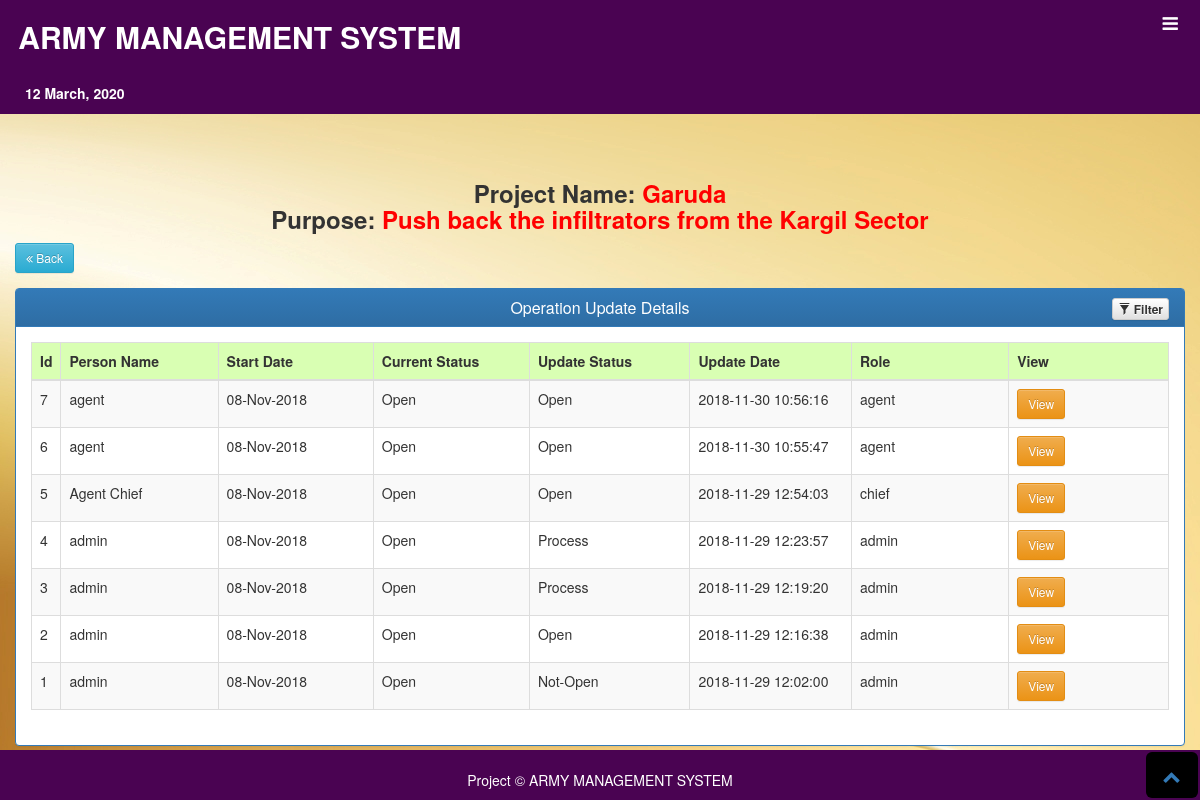
Screenshot of /viewoperations2.php?id=1 (signed in) with the database file from the repository.
### tables this page shows
CREATE TABLE `operation` (
  `id` int(11) NOT NULL,
  `operationname` varchar(100) NOT NULL,
  `operationpurpose` varchar(100) NOT NULL,
  `teamid` varchar(50) NOT NULL,
  `startdate` varchar(50) NOT NULL,
  `countryid` int(11) NOT NULL,
  `stateid` int(11) NOT NULL,
  `operationdesc` longtext NOT NULL,
  `status` varchar(50) NOT NULL,
  `operationassigndate` datetime NOT NULL
);

CREATE TABLE `operationupdates` (
  `id` int(11) NOT NULL,
  `operationid` int(11) NOT NULL,
  `startdate` varchar(50) NOT NULL,
  `teamid` int(11) NOT NULL,
  `status` varchar(50) NOT NULL,
  `updatedate` datetime NOT NULL,
  `updatemail` varchar(80) NOT NULL,
  `operationupdatedesc` longtext NOT NULL
);

CREATE TABLE `register` (
  `id` int(11) NOT NULL,
  `fullname` varchar(80) NOT NULL,
  `gender` varchar(10) NOT NULL,
  `emailid` varchar(80) NOT NULL,
  `password` varchar(50) NOT NULL,
  `mobile` varchar(12) NOT NULL,
  `image` varchar(100) NOT NULL,
  `dob` varchar(50) NOT NULL,
  `address` varchar(250) NOT NULL,
  `city` varchar(50) NOT NULL,
  `state` varchar(50) NOT NULL,
  `country` varchar(50) NOT NULL,
  `postal` varchar(10) NOT NULL,
  `role` varchar(30) NOT NULL,
  `regdate` varchar(50) NOT NULL
);

### viewoperations2.php (the view, shortened to what this page needs)
<!DOCTYPE html>
<html>
<head>
<link rel="stylesheet" type="text/css" href="css/bootstrap.css" />
<link rel="stylesheet" type="text/css" href="css/font-awesome.css"/>
<link rel="stylesheet" type="text/css" href="css/bootstrap-theme.css"/>
<link rel="stylesheet" type="text/css" href="css/bootstrap-theme.css"/>
<link rel="stylesheet" type="text/css" href="css/jquery-ui.css"/>
<link rel="stylesheet" type="text/css" href="css/style/style1.css"/>
</head>
<?php include "adminmenu.php"; ?>
<?php include "connection.php"; ?>
<body>
<div class="container-fluid">
<div class="row">
<div class="col-xs-12 col-sm-12">
<br><br><br><br><br><br><br><br>
 <div id="viewoperation">
<?php
$id=$_GET['id'];
$sql1=mysqli_query($db,"SELECT * FROM operation WHERE id='$id' ");
while ($row1=mysqli_fetch_array($sql1)) {
$oname=$row1['operationname'];
$opurpose=$row1['operationpurpose'];
}
?>
<center>
<h3><strong>Project Name:</strong><strong style="color:red"> <?php echo $oname; ?></strong><br>
    <strong>Purpose:</strong><strong style="color:red"> <?php echo $opurpose; ?></strong>
</h3>
</center>
<div id="row">
<a href="operation.php" class="btn btn-info btn-sm"><i class="fa fa-angle-double-left"></i> Back</a>
        <div class="table-responsive">
        <div class="panel panel-primary filterable">
                <div class="panel-heading"><center><h3 class="panel-title">Operation Update Details</h3></center>
                 <div class="pull-right">
                    <button class="btn btn-default btn-xs btn-filter"><strong><span class="glyphicon glyphicon-filter"></span> Filter</strong></button>
                </div>
                </div>
                <div class="panel-body filtertable">
          <table class="table table-striped table-bordered">
          <thead>
          <tr class="filters">
          <th>Id</th>
          <th><input type="text" class="form-control" placeholder="Person Name" disabled></th>
          <th><input type="text" class="form-control" placeholder="Start Date" disabled></th>
          <th><input type="text" class="form-control" placeholder="Current Status" disabled></th>
          <th><input type="text" class="form-control" placeholder="Update Status" disabled></th>
          <th><input type="text" class="form-control" placeholder="Update Date" disabled></th>
          <th><input type="text" class="form-control" placeholder="Role" disabled></th>
          <th><input type="text" class="form-control" placeholder="View" disabled></th>
          </tr>
          </thead>
          <tbody>
          <?php
     include "connection.php";
    $sql = "SELECT u.id, o.startdate, o.status, u.status, u.updatedate, u.updatemail, u.operationupdatedesc, r.fullname, r.role, o.operationdesc, u.operationupdatedesc FROM operation o, operationupdates u, register r WHERE o.id=u.operationid AND u.updatemail=r.emailid AND u.operationid='$id' ORDER BY u.id DESC ";
    if($result = mysqli_query($db, $sql)){
        if(mysqli_num_rows($result) > 0){
            while($row = mysqli_fetch_array($result)){
                echo "<tr>";
                    echo "<td>" . $row['id'] . "</td>";
                    echo "<td>" . $row['fullname'] . "</td>";
                    echo "<td>" . $row['startdate'] . "</td>";
                    echo "<td>" . $row[2] . "</td>";
                    echo "<td>" . $row[3] . "</td>";
                    echo "<td>" . $row['updatedate'] . "</td>";
                    echo "<td>" . $row['role'] . "</td>";
?>
<td>
   <button type="button" class="viewmodal btn btn-warning btn-sm" data-toggle="modal">View</button>
</td>
<?php
                echo "</tr>";
            }
        } else{
            echo "<center><strong style='color:red'>Records not available.</strong></center>";
        }
    } else{
        echo "ERROR: Could not able to execute $sql. " . mysqli_error($db);
    }
    ?>
   </tbody>
   </table>
   </div>
   </div>
</div>
</div>
</div>
</div>
</div>
</div>
<?php include "footer.php"; ?>
</body>
</html>

### adminmenu.php (shortened to what this page needs)
        <nav class="navbar  navbar-fixed-top"style="background-color: #4a0352" >
            <div class="container-fluid">
                <div class="navbar-header">
<center><h2><strong style="color:#ffffff"> &nbsp; &nbsp; &nbsp; ARMY MANAGEMENT SYSTEM</strong></h2></center>
<br> <p style="margin-left:10px; color:#ffffff"><strong> &nbsp; &nbsp; &nbsp; &nbsp; &nbsp; &nbsp; <?php date_default_timezone_set("Asia/Kolkata");
echo date("d F, Y") ;  ?></strong></p>
                    <a id="menu-toggle" href="#" class="nav-btn btn-dark btn-lg toggle">
                        <i class="fa fa-bars" style="color:#fff;"></i>
                    </a>
                    <a id="to-top" class="btn btn-lg btn-inverse" href="#top" style="background-color:#000000">
                        <i class="fa fa-chevron-up"></i>
                    </a>
                </div>
            </div>
        </nav>

### footer.php (shortened to what this page needs)
<div class="row" id="footer">
	<div class="col-xs-12 col-sm-12 text-center">
<br>
<p><span style="color: #ffffff">Project &copy;</span><span style="color: #ffffff">
	                                   ARMY MANAGEMENT SYSTEM</span></p>
	</div>
</div>

### css/style/style1.css (style rules this page uses)
body { width: 100%; height: 100%; font-family: "Source Sans Pro", "Helvetica Neue", Helvetica, Arial, sans-serif; overflow-x: hidden; }
html { width: 100%; height: 100%; }
.navbar-header { margin-left:-4%!important; }
#menu-toggle { z-index: 801; position: fixed; top: 0; right: .5%; }
.toggle { margin: 0; }
#to-top { position: fixed; right: .2%; bottom: .2%; z-index: 799; }
table tr th { background-color:#d9ffb3; }
.filterable { margin-top: 15px; }
.filterable .panel-heading .pull-right { margin-top: -20px; }
.filterable .filters input[disabled] { background-color: transparent; border: none; cursor: auto; box-shadow: none; padding: 0; height: auto; }

### viewoperations2.php (style rules this page uses)
body { background-image: url('Images/bg5.jpg'); }

### footer.php (style rules this page uses)
#footer { background-color: #4a0352 ; position: fixed; right: 0; bottom: 0; left: 0; }

### rows the page displays
operation: operationname "Garuda", operationpurpose "Push back the infiltrators from the Kargil Sector", operationupdates.id "7", register.fullname "agent", startdate "08-Nov-2018", status "Open", operationupdates.status "Open", operationupdates.updatedate "2018-11-30 10:56:16", register.role "agent", operationupdates.id "6", operationupdates.updatedate "2018-11-30 10:55:47", operationupdates.id "5", register.fullname "Agent Chief", operationupdates.updatedate "2018-11-29 12:54:03", register.role "chief", operationupdates.id "4", register.fullname "admin", operationupdates.status "Process", operationupdates.updatedate "2018-11-29 12:23:57", register.role "admin", operationupdates.id "3", operationupdates.updatedate "2018-11-29 12:19:20", operationupdates.id "2", operationupdates.updatedate "2018-11-29 12:16:38", operationupdates.id "1", operationupdates.status "Not-Open", operationupdates.updatedate "2018-11-29 12:02:00"
